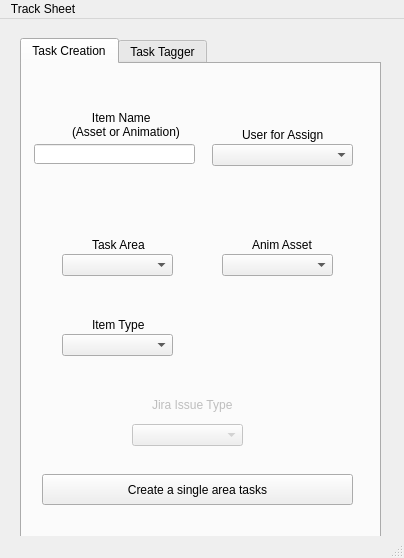
<?xml version="1.0" encoding="UTF-8"?>
<ui version="4.0">
 <class>TaskCreationPanel</class>
 <widget class="QMainWindow" name="TaskCreationPanel">
  <property name="geometry">
   <rect>
    <x>0</x>
    <y>0</y>
    <width>404</width>
    <height>558</height>
   </rect>
  </property>
  <property name="windowTitle">
   <string>Task Creation Panel</string>
  </property>
  <widget class="QWidget" name="centralwidget">
   <widget class="QTabWidget" name="tabWid_task_creaion">
    <property name="geometry">
     <rect>
      <x>20</x>
      <y>19</y>
      <width>361</width>
      <height>501</height>
     </rect>
    </property>
    <property name="currentIndex">
     <number>0</number>
    </property>
    <widget class="QWidget" name="tab_creation">
     <attribute name="title">
      <string>Task Creation</string>
     </attribute>
     <widget class="QLabel" name="lab_asset_name">
      <property name="geometry">
       <rect>
        <x>50</x>
        <y>40</y>
        <width>111</width>
        <height>41</height>
       </rect>
      </property>
      <property name="font">
       <font>
        <kerning>true</kerning>
       </font>
      </property>
      <property name="text">
       <string>      Item Name
(Asset or Animation)</string>
      </property>
     </widget>
     <widget class="QComboBox" name="comboB_issue_type">
      <property name="enabled">
       <bool>false</bool>
      </property>
      <property name="geometry">
       <rect>
        <x>110</x>
        <y>360</y>
        <width>111</width>
        <height>22</height>
       </rect>
      </property>
     </widget>
     <widget class="QLabel" name="lab_issue_type">
      <property name="enabled">
       <bool>false</bool>
      </property>
      <property name="geometry">
       <rect>
        <x>130</x>
        <y>330</y>
        <width>81</width>
        <height>21</height>
       </rect>
      </property>
      <property name="text">
       <string>Jira Issue Type</string>
      </property>
     </widget>
     <widget class="QPushButton" name="pushBut_create_one_issue">
      <property name="geometry">
       <rect>
        <x>20</x>
        <y>410</y>
        <width>311</width>
        <height>31</height>
       </rect>
      </property>
      <property name="text">
       <string>Create a single area tasks</string>
      </property>
     </widget>
     <widget class="QComboBox" name="comboB_item_area">
      <property name="geometry">
       <rect>
        <x>40</x>
        <y>190</y>
        <width>111</width>
        <height>22</height>
       </rect>
      </property>
     </widget>
     <widget class="QLabel" name="lab_user_assign">
      <property name="geometry">
       <rect>
        <x>220</x>
        <y>60</y>
        <width>81</width>
        <height>21</height>
       </rect>
      </property>
      <property name="text">
       <string>User for Assign</string>
      </property>
     </widget>
     <widget class="QComboBox" name="comboBuser_4_assign">
      <property name="geometry">
       <rect>
        <x>190</x>
        <y>80</y>
        <width>141</width>
        <height>22</height>
       </rect>
      </property>
     </widget>
     <widget class="QLineEdit" name="lineEd_asset_na">
      <property name="geometry">
       <rect>
        <x>12</x>
        <y>80</y>
        <width>161</width>
        <height>20</height>
       </rect>
      </property>
     </widget>
     <widget class="QLabel" name="label_asset_area_2">
      <property name="geometry">
       <rect>
        <x>70</x>
        <y>170</y>
        <width>61</width>
        <height>21</height>
       </rect>
      </property>
      <property name="text">
       <string>Task Area</string>
      </property>
     </widget>
     <widget class="QComboBox" name="comboB_asset_on_anim">
      <property name="geometry">
       <rect>
        <x>200</x>
        <y>190</y>
        <width>111</width>
        <height>22</height>
       </rect>
      </property>
     </widget>
     <widget class="QLabel" name="lab_asset_anim">
      <property name="geometry">
       <rect>
        <x>230</x>
        <y>170</y>
        <width>61</width>
        <height>21</height>
       </rect>
      </property>
      <property name="text">
       <string>Anim Asset</string>
      </property>
     </widget>
     <widget class="QComboBox" name="comboB_asset_type">
      <property name="geometry">
       <rect>
        <x>40</x>
        <y>270</y>
        <width>111</width>
        <height>22</height>
       </rect>
      </property>
     </widget>
     <widget class="QLabel" name="label_asset_type">
      <property name="geometry">
       <rect>
        <x>70</x>
        <y>250</y>
        <width>61</width>
        <height>21</height>
       </rect>
      </property>
      <property name="text">
       <string>Item Type</string>
      </property>
     </widget>
    </widget>
    <widget class="QWidget" name="task_tagger">
     <attribute name="title">
      <string>Task Tagger</string>
     </attribute>
     <widget class="QLabel" name="lab_issue_key">
      <property name="geometry">
       <rect>
        <x>70</x>
        <y>20</y>
        <width>71</width>
        <height>21</height>
       </rect>
      </property>
      <property name="font">
       <font>
        <kerning>true</kerning>
       </font>
      </property>
      <property name="text">
       <string>Issue Key</string>
      </property>
     </widget>
     <widget class="QComboBox" name="comboB_item_area_tag">
      <property name="geometry">
       <rect>
        <x>190</x>
        <y>40</y>
        <width>121</width>
        <height>22</height>
       </rect>
      </property>
     </widget>
     <widget class="QLabel" name="label_asset_area">
      <property name="geometry">
       <rect>
        <x>220</x>
        <y>20</y>
        <width>61</width>
        <height>21</height>
       </rect>
      </property>
      <property name="text">
       <string>Item Area</string>
      </property>
     </widget>
     <widget class="QPushButton" name="pushBut_tag_issue">
      <property name="geometry">
       <rect>
        <x>180</x>
        <y>400</y>
        <width>161</width>
        <height>23</height>
       </rect>
      </property>
      <property name="text">
       <string>Tag Jira Issue</string>
      </property>
     </widget>
     <widget class="QLineEdit" name="lineEd_issue_key">
      <property name="geometry">
       <rect>
        <x>40</x>
        <y>40</y>
        <width>113</width>
        <height>20</height>
       </rect>
      </property>
     </widget>
     <widget class="QPushButton" name="pushBut_create_file_template">
      <property name="geometry">
       <rect>
        <x>180</x>
        <y>440</y>
        <width>161</width>
        <height>23</height>
       </rect>
      </property>
      <property name="text">
       <string>Create File Template</string>
      </property>
     </widget>
     <widget class="QGroupBox" name="groupBox">
      <property name="geometry">
       <rect>
        <x>20</x>
        <y>250</y>
        <width>311</width>
        <height>121</height>
       </rect>
      </property>
      <property name="title">
       <string/>
      </property>
      <widget class="QLineEdit" name="lineEd_new_asset_na">
       <property name="geometry">
        <rect>
         <x>20</x>
         <y>80</y>
         <width>131</width>
         <height>20</height>
        </rect>
       </property>
       <property name="readOnly">
        <bool>false</bool>
       </property>
      </widget>
      <widget class="QComboBox" name="comboB_item_names">
       <property name="geometry">
        <rect>
         <x>20</x>
         <y>32</y>
         <width>131</width>
         <height>20</height>
        </rect>
       </property>
      </widget>
      <widget class="QLabel" name="label_ingest_asset">
       <property name="geometry">
        <rect>
         <x>30</x>
         <y>60</y>
         <width>121</width>
         <height>21</height>
        </rect>
       </property>
       <property name="text">
        <string>Ingest new item name</string>
       </property>
      </widget>
      <widget class="QLabel" name="label_choose_asset">
       <property name="geometry">
        <rect>
         <x>30</x>
         <y>10</y>
         <width>111</width>
         <height>21</height>
        </rect>
       </property>
       <property name="text">
        <string>Choose existing item</string>
       </property>
      </widget>
      <widget class="QLabel" name="lab_associates">
       <property name="geometry">
        <rect>
         <x>190</x>
         <y>40</y>
         <width>111</width>
         <height>41</height>
        </rect>
       </property>
       <property name="text">
        <string> Associates task with 
     left item name</string>
       </property>
      </widget>
      <widget class="QRadioButton" name="radioBut_create">
       <property name="geometry">
        <rect>
         <x>160</x>
         <y>60</y>
         <width>21</width>
         <height>21</height>
        </rect>
       </property>
       <property name="text">
        <string/>
       </property>
       <attribute name="buttonGroup">
        <string notr="true">buttonGroup</string>
       </attribute>
      </widget>
      <widget class="QRadioButton" name="radioBut_choose">
       <property name="geometry">
        <rect>
         <x>160</x>
         <y>40</y>
         <width>21</width>
         <height>21</height>
        </rect>
       </property>
       <property name="text">
        <string/>
       </property>
       <attribute name="buttonGroup">
        <string notr="true">buttonGroup</string>
       </attribute>
      </widget>
     </widget>
     <widget class="QLabel" name="lab_asset_anim_tag">
      <property name="geometry">
       <rect>
        <x>220</x>
        <y>80</y>
        <width>61</width>
        <height>21</height>
       </rect>
      </property>
      <property name="text">
       <string>Anim Asset</string>
      </property>
     </widget>
     <widget class="QComboBox" name="comboB_asset_on_anim_tag">
      <property name="geometry">
       <rect>
        <x>190</x>
        <y>100</y>
        <width>121</width>
        <height>22</height>
       </rect>
      </property>
     </widget>
     <widget class="QLabel" name="label">
      <property name="geometry">
       <rect>
        <x>140</x>
        <y>230</y>
        <width>101</width>
        <height>20</height>
       </rect>
      </property>
      <property name="text">
       <string>Asset or Animation</string>
      </property>
     </widget>
     <widget class="QComboBox" name="comboB_asset_type_tag">
      <property name="geometry">
       <rect>
        <x>190</x>
        <y>160</y>
        <width>121</width>
        <height>22</height>
       </rect>
      </property>
     </widget>
     <widget class="QLabel" name="lab_asset_type_tag">
      <property name="geometry">
       <rect>
        <x>220</x>
        <y>140</y>
        <width>61</width>
        <height>21</height>
       </rect>
      </property>
      <property name="text">
       <string>Asset Type</string>
      </property>
     </widget>
    </widget>
   </widget>
  </widget>
  <widget class="QMenuBar" name="menubar">
   <property name="geometry">
    <rect>
     <x>0</x>
     <y>0</y>
     <width>404</width>
     <height>33</height>
    </rect>
   </property>
   <widget class="QMenu" name="menuUpdates">
    <property name="title">
     <string>Track Sheet</string>
    </property>
    <addaction name="actionTrack_Sheet_View"/>
   </widget>
   <addaction name="menuUpdates"/>
  </widget>
  <widget class="QStatusBar" name="statusbar"/>
  <action name="actionupdate_all_templates">
   <property name="text">
    <string>update all templates</string>
   </property>
  </action>
  <action name="actionTrack_Sheet_View">
   <property name="text">
    <string>Open Track Sheet</string>
   </property>
  </action>
 </widget>
 <resources/>
 <connections/>
 <buttongroups>
  <buttongroup name="buttonGroup"/>
 </buttongroups>
</ui>
